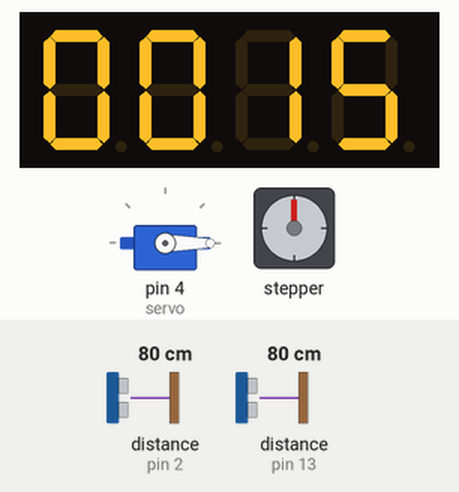
The sketch below on a simulated Arduino Uno, built with avr-gcc and run on an emulated ATmega328P. On the bench: 4-digit seven-segment display, servo, stepper motor. Wiring (inferred from the names in the program): 2 × ultrasonic range finder: trigger pin 3, echo pin 2 / trigger pin 12, echo pin 13. The inputs (shaded band) are chosen by the test bench; at power-on: distance to the obstacle (sensors on pin 13, pin 2) 80 cm. The echo pulse lasts 58.3 µs per cm; stepper angles assume 300 steps per turn.

Above: at 1.2 s.
1.3 s: distance to the obstacle (sensor on pin 13) set to 16 cm
2.8 s: distance to the obstacle (sensor on pin 13) set to 13 cm
At 6.9 s:
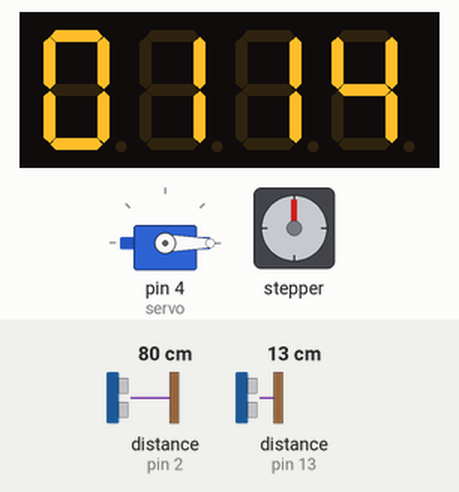
9.8 s: distance to the obstacle (sensor on pin 13) set to 18 cm
At 11.3 s:
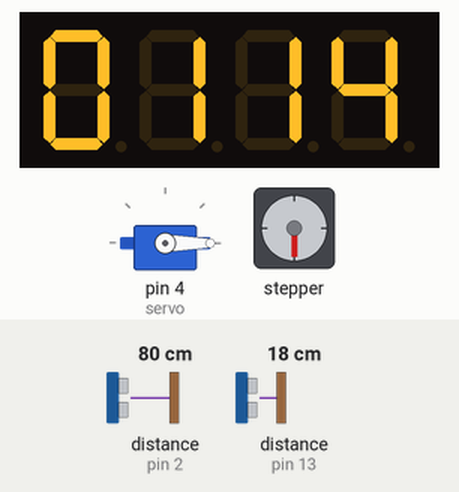
11.6 s: distance to the obstacle (sensor on pin 2) set to 12 cm
13.1 s: distance to the obstacle (sensor on pin 2) set to 9 cm
At 13.5 s:
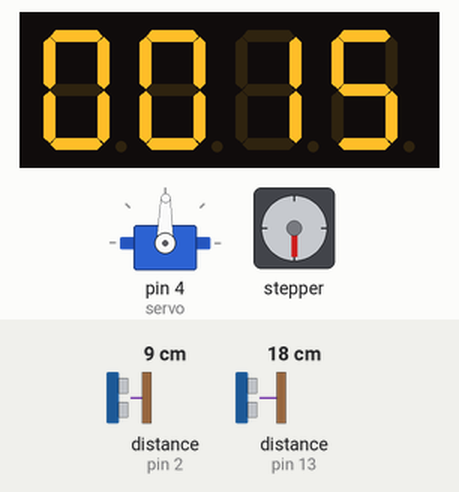
Timing chart, 0 to 19.6 s (numbered marks = the images above; inputs shaded):
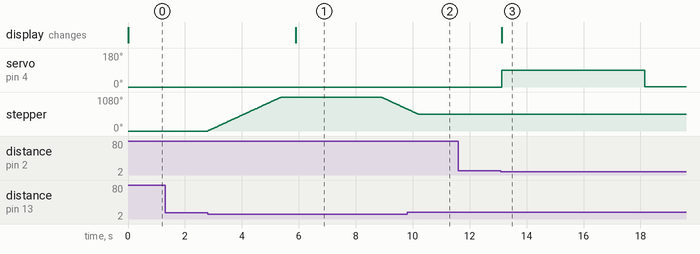

The sketch:

Experiment5.ino
```cpp
#include <Stepper.h>
#include <Servo.h>
#include "SevSeg.h"

const int steps = 300;
const int trigPin1 = 3;
const int echoPin1 = 2;
const int trigPin2 = 12;
const int echoPin2 = 13;
Stepper stepMotor(steps, 13, 11, 12, 10);
SevSeg sevseg;
Servo servo;
int avail = 15;
int occupied = 0;
int dispNum = 0;
void setup() {
  stepMotor.setSpeed(70);
  byte numDigits = 4;
  byte digitPins[] = { 9, 8, 7, 6 };
  byte segmentPins[] = { A0, A1, A2, A3, A4, A5, 5, LOW };
  sevseg.begin(COMMON_CATHODE, numDigits, digitPins,
               segmentPins, false, 0, 1, 0);
  sevseg.setBrightness(90);
  servo.attach(4);
  servo.write(0);
  pinMode(trigPin1, OUTPUT);
  pinMode(echoPin1, INPUT);
  pinMode(trigPin2, OUTPUT);
  pinMode(echoPin2, INPUT);
}


int updateSlots() {
  if (occupied < 0) {
    occupied = 0;
  }
  if (avail < 0) {
    avail = 0;
  }
  dispNum = (occupied * 100) + avail;
  return dispNum;
}

void stepUp() {
  stepMotor.step(steps);
  stepMotor.step(steps);
  stepMotor.step(steps);
  delay(500);
  sevseg.refreshDisplay();
}
void stepDown() {
  stepMotor.step(-steps);
  stepMotor.step(-steps / 2);
  delay(500);
  sevseg.refreshDisplay();
}

void motorUp() {
  sevseg.setNumber(updateSlots());
  sevseg.refreshDisplay();
  for (int angle = 0; angle < 90; angle++) {
    servo.write(angle);
    delayMicroseconds(2);
    sevseg.refreshDisplay();
  }
  sevseg.refreshDisplay();
}

void motorDown() {
  sevseg.setNumber(updateSlots());
  sevseg.refreshDisplay();
  for (int angle = 90; angle > 0; angle--) {
    servo.write(angle);
    delayMicroseconds(2);
    sevseg.refreshDisplay();
  }
  sevseg.refreshDisplay();
}

int distance1() {
  digitalWrite(trigPin1, LOW);
  delayMicroseconds(2);
  digitalWrite(trigPin1, HIGH);
  delayMicroseconds(10);
  digitalWrite(trigPin1, LOW);

  int duration = pulseIn(echoPin1, HIGH);
  int distance = duration * 0.034 / 2;
  return distance;
}

int distance2() {
  digitalWrite(trigPin2, LOW);
  delayMicroseconds(2);
  digitalWrite(trigPin2, HIGH);
  delayMicroseconds(10);
  digitalWrite(trigPin2, LOW);

  int duration = pulseIn(echoPin2, HIGH);
  int distance = duration * 0.034 / 2;
  return distance;
}

void loop() {
  sevseg.refreshDisplay();
  sevseg.setNumber(updateSlots());
  while (distance1() < 10) {
    if (occupied == 0) {
      continue;
    } else {
      avail++;
      occupied--;
      sevseg.refreshDisplay();
      motorUp();
      int startms = millis();
      int currentms = millis();
      while (currentms - startms < 5000) {
        currentms = millis();
        sevseg.setNumber(updateSlots());
        sevseg.refreshDisplay();
      }
      startms = currentms;
      sevseg.refreshDisplay();
      motorDown();
    }
  }

  while (distance2() < 14) {
    if (avail == 0) {
      continue;
    } else {
      avail = avail - 1;
      occupied++;
      sevseg.refreshDisplay();
      stepUp();
      int startms = millis();
      int currentms = millis();
      while (currentms - startms < 3000) {
        currentms = millis();
        sevseg.setNumber(updateSlots());
        sevseg.refreshDisplay();
      }
      startms = currentms;
      sevseg.refreshDisplay();
      stepDown();
    }
  }
}
```

Measured:
- the behaviour switches between 11 and 10 cm on distance to the obstacle (sensor on pin 2) (found by bisection; images 2 and 3)
- after the input at 1.3 s, every drawn part: stays the same
- after the input at 2.8 s, stepper: turns 1080° clockwise in 2.6 s, then 377° counter-clockwise in 0.88 s; the display: changes after 3.1 s (image 1)
- after the input at 9.8 s, stepper: goes on until 10.2 s, then stays 540°
- after the input at 11.6 s, every drawn part: stays the same
- after the input at 13.1 s, servo on pin 4 (servo): 0° → 89° at once, → 1° 5.0 s later; the display: changes at once (image 3)
